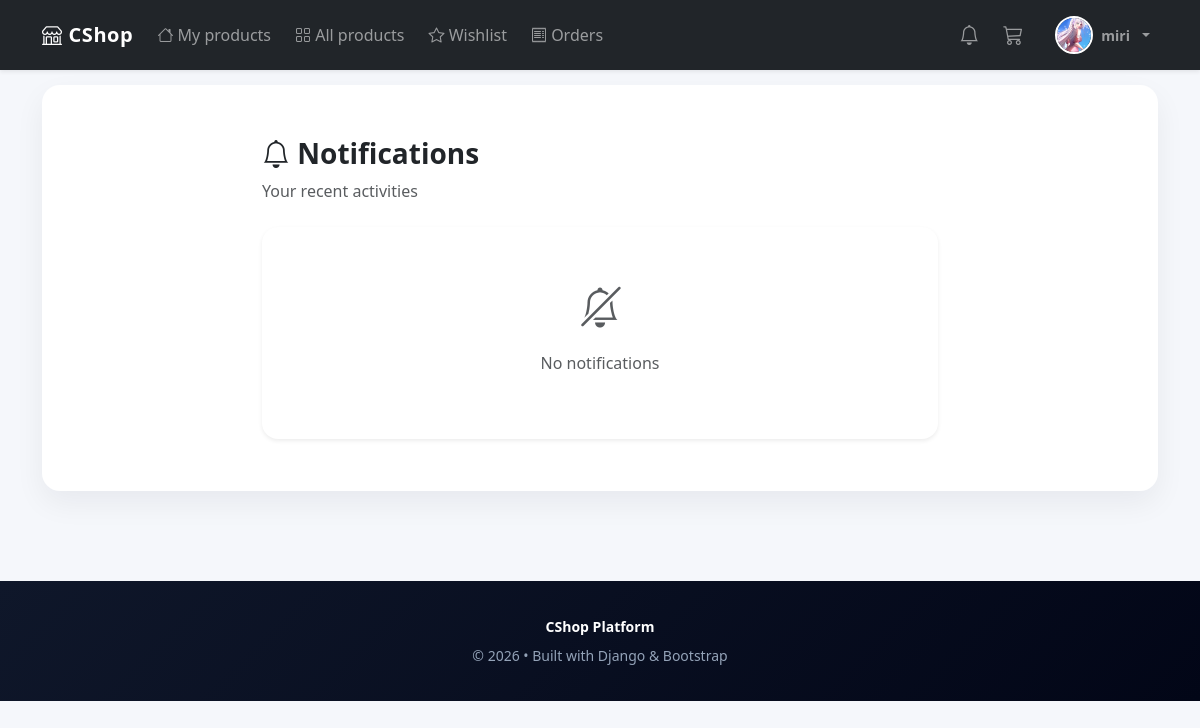
Page /shops/notifications/ (signed in) on the earlier database version.
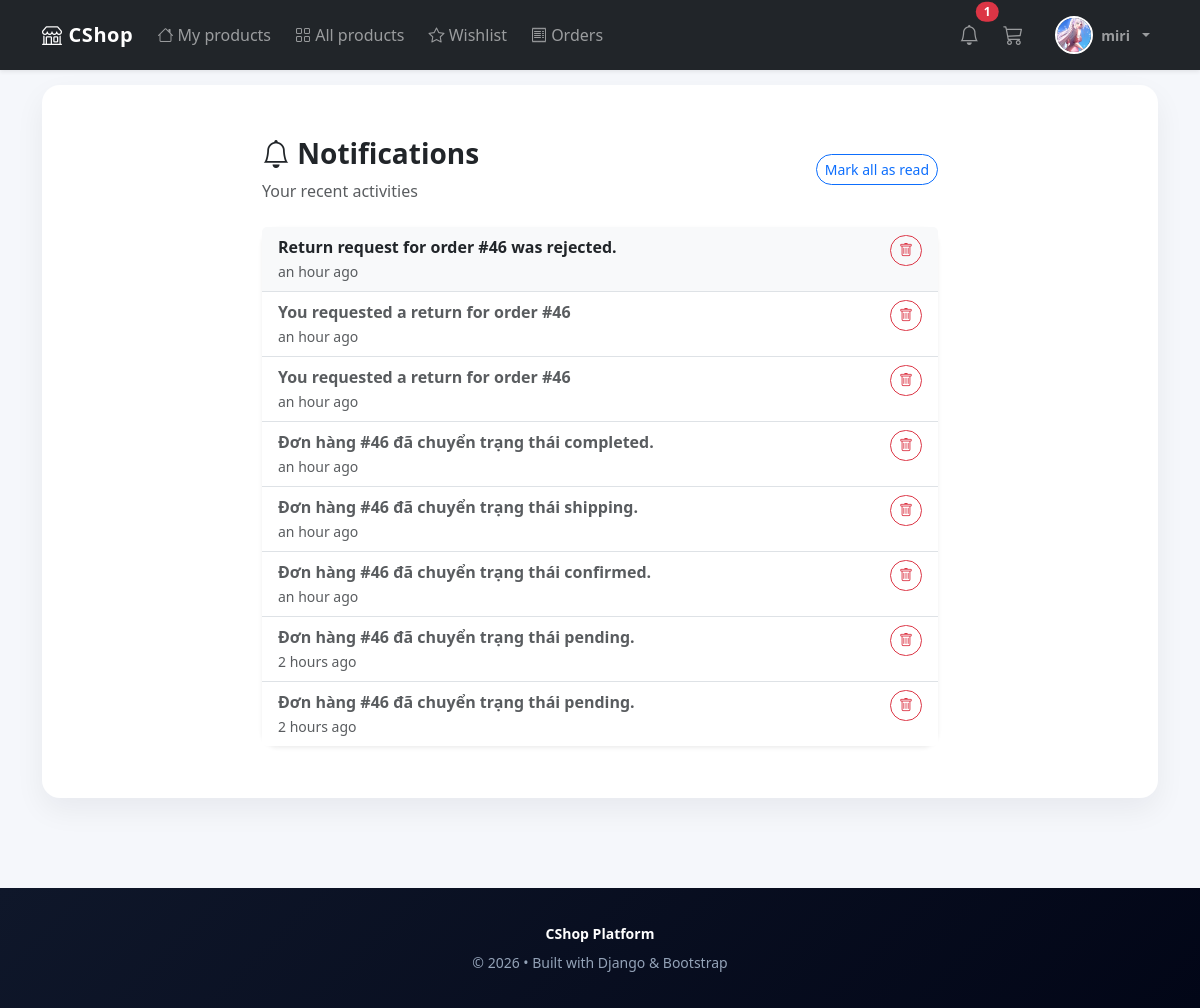
Same page on the later database version.
### users/models.py (models this page shows, shortened)
class Profile(models.Model):
    user = models.OneToOneField(settings.AUTH_USER_MODEL, on_delete=models.CASCADE)
    photo = models.ImageField(upload_to='users/%Y/%m/%d', blank=True)
    phone = models.CharField(max_length=20, blank=True, null=True)
    user_code = models.CharField(max_length=20, unique=True, blank=True, null=True)

### shops/models.py (models this page shows, shortened)
class Notification(models.Model):
    NOTIFICATION_TYPES = [
        ('order', 'Order Update'),
        ('restock', 'Product Restock'),
    ]
    user = models.ForeignKey(
        User,
        on_delete=models.CASCADE,
        related_name='notifications'
    )
    message = models.TextField()
    notification_type = models.CharField(
        max_length=20,
        choices=NOTIFICATION_TYPES
    )
    is_read = models.BooleanField(default=False)
    link = models.CharField(
        max_length=255,
        blank=True,
        null=True
    )
    created = models.DateTimeField(auto_now_add=True)
    class Meta:
        ordering = ['-created']

### shops/views.py (the view)
# urls.py: path('notifications/', views.notifications, name='notifications'),
@login_required
def notifications(request):
    notifications = request.user.notifications.all()
    return render(request, "shops/notifications.html", {
        "notifications": notifications
    })

### shops/context_processors.py (called while the page is built)
def notification_count(request):
    if request.user.is_authenticated:
        count = request.user.notifications.filter(is_read=False).count()
    else:
        count = 0
    return {
        "unread_notifications": count
    }

### shops/templates/shops/notifications.html
{% extends 'users/base.html' %}
{% load humanize %}
{% block body %}
<div class="container py-4" style="max-width:700px;">
    <div class="mb-4 d-flex justify-content-between align-items-center">
        <div>
            <h3 class="fw-bold">
                <i class="bi bi-bell"></i> Notifications
            </h3>
            <p class="text-muted mb-0">
                Your recent activities
            </p>
        </div>
        {% if notifications %}
        <a href="{% url 'shops:mark_all_notifications_read' %}"
           class="btn btn-sm btn-outline-primary rounded-pill">
           Mark all as read
        </a>
        {% endif %}
    </div>
    <div class="card border-0 shadow-sm rounded-4">
        <div class="list-group list-group-flush">
            {% for n in notifications %}
            <div class="list-group-item d-flex justify-content-between align-items-start
                        {% if not n.is_read %}bg-light{% endif %}">
                <div>
                    <a href="{% url 'shops:read_notification' n.id %}"
                       class="text-decoration-none">
                        <div class="fw-semibold
                            {% if not n.is_read %}text-dark{% else %}text-muted{% endif %}">
                            {{ n.message }}
                        </div>
                    </a>
                    <small class="text-muted">
                        {{ n.created|naturaltime }}
                    </small>
                </div>
                <div class="d-flex gap-2">
                    <a href="{% url 'shops:delete_notification' n.id %}"
                       class="btn btn-sm btn-outline-danger rounded-pill">
                        <i class="bi bi-trash"></i>
                    </a>
                </div>
            </div>
            {% empty %}
            <div class="text-center p-5">
                <i class="bi bi-bell-slash fs-1 text-muted"></i>
                <p class="text-muted mt-3">
                    No notifications
                </p>
            </div>
            {% endfor %}
        </div>
    </div>
</div>
{% endblock %}

### users/templates/users/base.html (shortened to what this page needs)
<!DOCTYPE html>
<html lang="en">
<head>
    <link href="https://cdn.jsdelivr.net/npm/bootstrap@5.3.2/dist/css/bootstrap.min.css" rel="stylesheet">
    <link rel="stylesheet" href="https://cdn.jsdelivr.net/npm/bootstrap-icons@1.11.3/font/bootstrap-icons.min.css">
</head>
<body>
<nav class="navbar navbar-expand-lg navbar-dark bg-dark fixed-top shadow-sm">
  <div class="container">
    <a class="navbar-brand" href="{% url 'shops:index' %}">
        <i class="bi bi-shop"></i> CShop
    </a>
    <div class="collapse navbar-collapse" id="navbarNav">
      <ul class="navbar-nav me-auto gap-2">
        <li class="nav-item">
          <a class="nav-link" href="{% url 'shops:index' %}">
            <i class="bi bi-house"></i> My products
          </a>
        </li>
        <li class="nav-item">
          <a class="nav-link" href="{% url 'shops:product_list' %}">
            <i class="bi bi-grid"></i> All products
          </a>
        </li>
        <li class="nav-item">
          <a class="nav-link" href="{% url 'shops:wishlist' %}">
            <i class="bi bi-star"></i> Wishlist
          </a>
        </li>
        {% if request.user.is_staff %}
        <li class="nav-item">
          <a class="nav-link" href="{% url 'shops:order_list' %}">
            <i class="bi bi-receipt"></i> Orders
          </a>
        </li>
        <li class="nav-item">
          <a href="{% url 'shops:dashboard' %}" class="nav-link">
            📊 Dashboard
          </a>
        </li>
        {% else %}
        <li class="nav-item">
          <a class="nav-link" href="{% url 'shops:order_history' %}">
            <i class="bi bi-receipt"></i> Orders
          </a>
        </li>
        {% endif %}
      </ul>
      <ul class="navbar-nav me-2">
        <li class="nav-item">
          <a class="nav-link position-relative"
            href="{% url 'shops:notifications' %}">
            <i class="bi bi-bell fs-5"></i>
            {% if unread_notifications > 0 %}
            <span class="position-absolute top-0 start-100 translate-middle badge rounded-pill bg-danger">
              {{ unread_notifications }}
            </span>
            {% endif %}
          </a>
        </li>
      </ul>
      {% if request.user.is_authenticated %}
      <ul class="navbar-nav me-3">
        <li class="nav-item">
          <a class="nav-link position-relative" href="{% url 'shops:cart_detail' %}">
            <i class="bi bi-cart3 fs-5"></i>
          </a>
        </li>
      </ul>
      {% endif %}
      <ul class="navbar-nav align-items-center gap-2">
        {% if request.user.is_authenticated %}
          <li class="nav-item dropdown">
            <a class="nav-link dropdown-toggle d-flex align-items-center gap-2" href="#" role="button" data-bs-toggle="dropdown">
              {% if request.user.profile.photo %}
                <img src="{{ request.user.profile.photo.url }}" class="rounded-circle avatar">
              {% else %}
                <div class="rounded-circle bg-secondary text-white d-flex align-items-center justify-content-center avatar">
                  <i class="bi bi-person-fill"></i>
                </div>
              {% endif %}
              <span class="small fw-semibold">{{ request.user.username }}</span>
            </a>
          </li>
        {% endif %}
      </ul>
    </div>
  </div>
</nav>
<div class="container">
    <div class="main-card">
        {% block body %}
        {% endblock %}
    </div>
</div>
<footer>
    <div class="container">
        <div class="mb-2"><strong>CShop Platform</strong></div>
        <div>© 2026 • Built with Django & Bootstrap</div>
    </div>
</footer>
</body>
</html>

### users/templates/users/base.html (style rules this page uses)
:root { --primary:#4f46e5; --bg:#f5f7fb; --dark:#0f172a; }
body { padding-top: 85px; background: var(--bg); font-family: 'Segoe UI', system-ui, sans-serif; }
.navbar { backdrop-filter: blur(12px); }
.navbar-brand { letter-spacing: 0.6px; font-weight: 700; }
.nav-link { font-weight:500; }
.avatar { width: 38px; height: 38px; object-fit: cover; border: 2px solid #fff; }
.main-card { background: #fff; border-radius: 18px; padding: 28px; box-shadow: 0 12px 30px rgba(15,23,42,0.06); }
footer { margin-top: 90px; padding: 35px 0; background: linear-gradient(135deg,#0f172a,#020617); color: #94a3b8; text-align: center; font-size: 14px; }
footer strong { color:#fff; }

Differences in the rows shown:
added Notification: message "Return request for order #46 was rejected.", created "an hour ago", is_read False (drawn)
added Notification: message "You requested a return for order #46", created "an hour ago"
added Notification: message "You requested a return for order #46", created "an hour ago"
added Notification: message "Đơn hàng #46 đã chuyển trạng thái completed.", created "an hour ago"
added Notification: message "Đơn hàng #46 đã chuyển trạng thái shipping.", created "an hour ago"
added Notification: message "Đơn hàng #46 đã chuyển trạng thái confirmed.", created "an hour ago"
added Notification: message "Đơn hàng #46 đã chuyển trạng thái pending.", created "2 hours ago"
added Notification: message "Đơn hàng #46 đã chuyển trạng thái pending.", created "2 hours ago"
Other differences:
{{ unread_notifications }}: (not shown) → "1"
text no longer shown: "No notifications"
text now shown: "Mark all as read"
